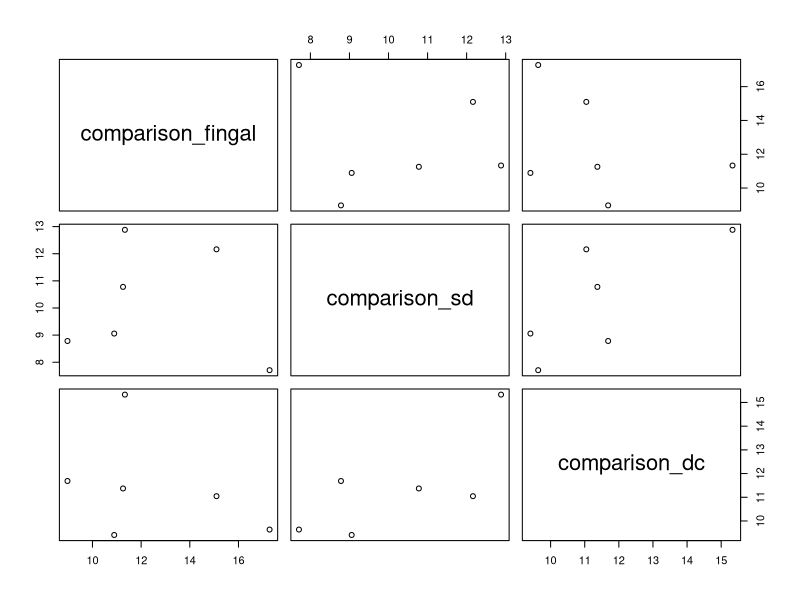
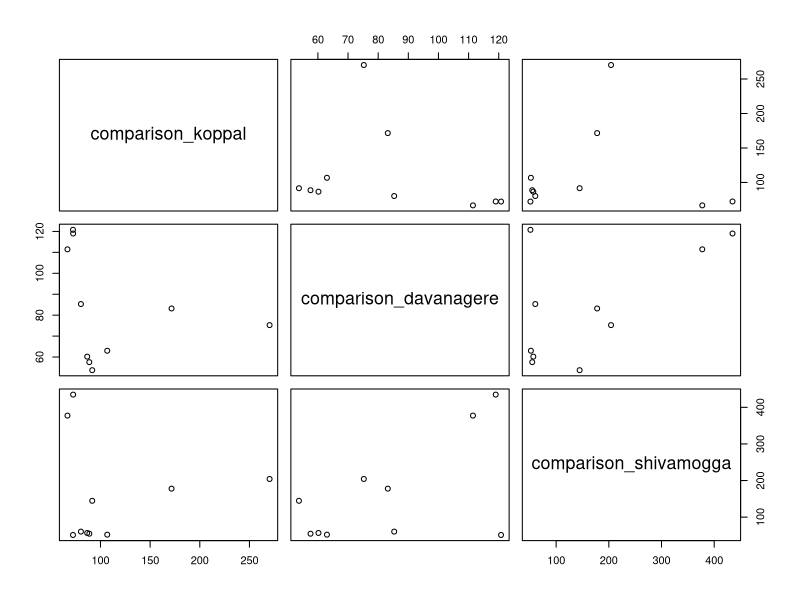

Write R code to recreate these figures, in order.
library(readr)

###### Fingal Data ###############
Fingal <- read_csv("IE0131A_Fingal.csv")
View(Fingal)

#Remove the first row, contains the first entry for Feb
Fingal <- Fingal[-1,]

newDate <- as.Date(Fingal$local)
values <- Fingal$value
Fingal_lat <- Fingal$latitude
Fingal_long <- Fingal$longitude

df <- data.frame(newDate,values)

summary(Fingal)
str(Fingal)

data_months <- months(df$newDate)
data_day <- format(df$newDate,format="%d")                      
data_values <- df$values
 

#create days and months variables for the respective data values
df1 <- data.frame(data_months,data_day,data_values,Fingal_lat,Fingal_long)
#Get the mean for each day so that the data can be compared to a different location
agg <- aggregate(values ~ data_day + Fingal_lat + Fingal_long, df1, mean)


######## South Dublin Data #################

SouthDublin <- read_csv("IE0095_SouthDublin.csv")
View(SouthDublin)
SouthDublin <- SouthDublin[-1,]

sd_lat <- SouthDublin$latitude
sd_long <- SouthDublin$longitude
sd_date <- as.Date(SouthDublin$local)
sd_values <- SouthDublin$value
df_sd <- data.frame(sd_date,sd_values)

sd_months <- months(df_sd$sd_date)
sd_day <- format(df_sd$sd_date,format="%d")
sd_values <- df_sd$sd_values

sd_agg_df <- data.frame(sd_months,sd_day,sd_values,sd_lat,sd_long)
sd_agg <- aggregate(sd_values ~ sd_day + sd_lat +sd_long, sd_agg_df, mean)

########### Dublin City Data ########################

DublinCity <- read_csv("dublin_city_data.csv")
View(DublinCity)
DublinCity <- DublinCity[-1,]

dc_lat <- DublinCity$latitude
dc_long <- DublinCity$longitude
dc_date <- as.Date(DublinCity$local)
dc_values <- DublinCity$value
df_dc <- data.frame(dc_date,dc_values)

dc_months <- months(df_dc$dc_date)
dc_day <- format(df_dc$dc_date, format="%d")
dc_values <- df_dc$dc_values

dc_agg_df <- data.frame(dc_months, dc_day, dc_values, dc_lat, dc_long)
dc_agg <- aggregate(dc_values ~ dc_day +dc_lat +dc_long, dc_agg_df, mean)

dates_dublin <- c("26th","27th","28th","29th","30th","31st")
comparison_fingal <- tail(agg$values,6)
comparison_sd <- sd_agg$sd_values
comparison_dc <- tail(dc_agg$dc_values,6)
dublin_comparison <- data.frame(comparison_fingal,comparison_sd,comparison_dc)
plot(dublin_comparison)

##### Linear regression South Dublin and Fingal#########
regression_sd_fingal <- lm(comparison_fingal ~ comparison_sd, data = dublin_comparison)
summary(regression_sd_fingal)
##### Linear regression South Dublin and Dublin City#########
regression_sd_dc <- lm(comparison_dc ~ comparison_sd, data = dublin_comparison)
summary(regression_sd_dc)
##### Multiple regression Fingal as dependent variable and south Dublin and Dublin city as independent variables#########
m_regression <- lm(comparison_fingal ~ comparison_dc + comparison_sd, data = dublin_comparison)
summary(m_regression)

########### India Data #############################

Koppal <- read_csv("Koppal_India.csv")
View(Koppal)

koppal_lat <- Koppal$latitude
koppal_long <- Koppal$longitude
koppal_date <- as.Date(Koppal$local)
koppal_values <- Koppal$value
df_koppal <- data.frame(koppal_date,koppal_values)

koppal_months <- months(df_koppal$koppal_date)
koppal_day <- format(df_koppal$koppal_date, format="%d")
koppal_values <- df_koppal$koppal_values

koppal_agg_df <- data.frame(koppal_months,koppal_day,koppal_values,koppal_lat, koppal_long)
koppal_agg <- aggregate(koppal_values ~ koppal_day + koppal_lat + koppal_long, koppal_agg_df, mean)

########### Davanagere India #######################
Davanagere <- read_csv("Davanagere_India.csv")
View(Davanagere)

davanagere_lat <- Davanagere$latitude
davanagere_long <- Davanagere$longitude
davanagere_date <- as.Date(Davanagere$local)
davanagere_values <- Davanagere$value
df_davanagere <- data.frame(davanagere_date,davanagere_values)

davanagere_months <- months(df_davanagere$davanagere_date)
davanagere_day <- format(df_davanagere$davanagere_date, format="%d")
davanagere_values <- df_davanagere$davanagere_values

davanagere_agg_df <- data.frame(davanagere_months,davanagere_day,davanagere_values, davanagere_lat, davanagere_long)
davanagere_agg <- aggregate(davanagere_values ~ davanagere_day + davanagere_lat + davanagere_long, davanagere_agg_df, mean)

########### Shivamogga India #######################
Shivamogga <- read_csv("Shivamogga_India.csv")
View(Shivamogga)

shivamogga_lat <- Shivamogga$latitude
shivamogga_long <- Shivamogga$longitude
shivamogga_date <- as.Date(Shivamogga$local)
shivamogga_values <- Shivamogga$value
df_shivamogga <- data.frame(shivamogga_date,shivamogga_values)

shivamogga_months <- months(df_shivamogga$shivamogga_date)
shivamogga_day <- format(df_shivamogga$shivamogga_date, format="%d")
shivamogga_values <- df_shivamogga$shivamogga_values

shivamogga_agg_df <- data.frame(shivamogga_months,shivamogga_day,shivamogga_values, shivamogga_lat, shivamogga_long)
shivamogga_agg <- aggregate(shivamogga_values ~ shivamogga_day + shivamogga_lat + shivamogga_long, shivamogga_agg_df, mean)

dates_India <- c("12th","13th","14th","15th","16th","17th","18th","19th","20th","21st")
comparison_koppal <- koppal_agg$koppal_values[12:21]
comparison_davanagere <- davanagere_agg$davanagere_values[1:10]
comparison_shivamogga <- shivamogga_agg$shivamogga_values[12:21]
india_comparison <- data.frame(comparison_koppal,comparison_davanagere,comparison_shivamogga)
plot(india_comparison)


##### Linear regression Shivamogga and Davanagere #########
regression_Shivamogga_Davanagere <- lm(comparison_shivamogga ~ comparison_davanagere, data = india_comparison)
summary(regression_Shivamogga_Davanagere)
##### Linear regression Davanagere and Koppal#########
regression_davanagere_koppal <- lm(comparison_davanagere ~ comparison_koppal, data = india_comparison)
summary(regression_davanagere_koppal)
##### Multiple regression Shivamogga as dependent variable and davanagere and koppal as independent variables#########
m_regression_india <- lm(comparison_shivamogga ~ comparison_davanagere + comparison_koppal, data = india_comparison)
summary(m_regression_india)
